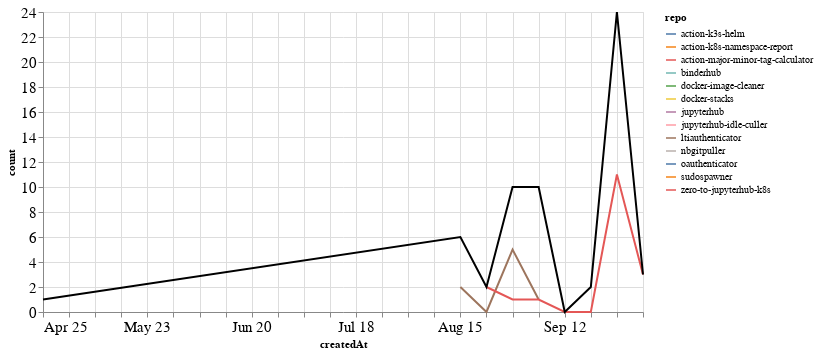

This figure's notebook cell:
### Markdown cell above
### PRs

### Code cell
prs_time = prs.groupby('repo').resample('W', on='createdAt').count()['author'].reset_index()
prs_time = prs_time.rename(columns={'author': 'count'})
prs_time_total = prs_time.groupby('createdAt').agg({"count": "sum"}).reset_index()

ch1 = alt.Chart(prs_time, width=600).mark_line().encode(
    x='createdAt',
    y='count',
    color='repo',
    tooltip="repo"
)

ch2 = alt.Chart(prs_time_total, width=600).mark_line(color="black").encode(
    x='createdAt',
    y='count',
)

ch1 + ch2

### Figure 1 — Vega-Lite specification as saved in the notebook (floating-point values rounded to 4 significant figures)
{"config": {"axisLeft": {"labelFontSize": 15}, "axisBottom": {"labelFontSize": 15}}, "layer": [{"data": {"name": "data-f3bad61e72b288fa6fe1f4b5b1941758"}, "mark": "line", "encoding": {"color": {"type": "nominal", "field": "repo"}, "tooltip": {"type": "nominal", "field": "repo"}, "x": {"type": "temporal", "field": "createdAt"}, "y": {"type": "quantitative", "field": "count"}}, "width": 600}, {"data": {"name": "data-e8ec4f625c1bbd61a14f24fba6dd4af2"}, "mark": {"type": "line", "color": "black"}, "encoding": {"x": {"type": "temporal", "field": "createdAt"}, "y": {"type": "quantitative", "field": "count"}}, "width": 600}], "$schema": "https://vega.github.io/schema/vega-lite/v4.8.1.json", "datasets": {"data-f3bad61e72b288fa6fe1f4b5b1941758": [{"repo": "action-k3s-helm", "createdAt": "2021-08-15T00:00:00", "count": 1}, {"repo": "action-k8s-namespace-report", "createdAt": "2021-09-26T00:00:00", "count": 1}, {"repo": "action-major-minor-tag-calculator", "createdAt": "2021-09-26T00:00:00", "count": 1}, {"repo": "binderhub", "createdAt": "2021-09-26T00:00:00", "count": 10}, {"repo": "docker-image-cleaner", "createdAt": "2021-09-19T00:00:00", "count": 2}, {"repo": "docker-stacks", "createdAt": "2021-08-15T00:00:00", "count": 2}, {"repo": "jupyterhub", "createdAt": "2021-08-29T00:00:00", "count": 4}, {"repo": "jupyterhub-idle-culler", "createdAt": "2021-09-26T00:00:00", "count": 1}, {"repo": "ltiauthenticator", "createdAt": "2021-08-15T00:00:00", "count": 2}, {"repo": "ltiauthenticator", "createdAt": "2021-08-22T00:00:00", "count": 0}, {"repo": "ltiauthenticator", "createdAt": "2021-08-29T00:00:00", "count": 5}, {"repo": "ltiauthenticator", "createdAt": "2021-09-05T00:00:00", "count": 1}, {"repo": "nbgitpuller", "createdAt": "2021-09-05T00:00:00", "count": 8}, {"repo": "oauthenticator", "createdAt": "2021-08-15T00:00:00", "count": 1}, {"repo": "sudospawner", "createdAt": "2021-04-25T00:00:00", "count": 1}, {"repo": "zero-to-jupyterhub-k8s", "createdAt": "2021-08-22T00:00:00", "count": 2}, {"repo": "zero-to-jupyterhub-k8s", "createdAt": "2021-08-29T00:00:00", "count": 1}, {"repo": "zero-to-jupyterhub-k8s", "createdAt": "2021-09-05T00:00:00", "count": 1}, {"repo": "zero-to-jupyterhub-k8s", "createdAt": "2021-09-12T00:00:00", "count": 0}, {"repo": "zero-to-jupyterhub-k8s", "createdAt": "2021-09-19T00:00:00", "count": 0}, {"repo": "zero-to-jupyterhub-k8s", "createdAt": "2021-09-26T00:00:00", "count": 11}, {"repo": "zero-to-jupyterhub-k8s", "createdAt": "2021-10-03T00:00:00", "count": 3}], "data-e8ec4f625c1bbd61a14f24fba6dd4af2": [{"createdAt": "2021-04-25T00:00:00", "count": 1}, {"createdAt": "2021-08-15T00:00:00", "count": 6}, {"createdAt": "2021-08-22T00:00:00", "count": 2}, {"createdAt": "2021-08-29T00:00:00", "count": 10}, {"createdAt": "2021-09-05T00:00:00", "count": 10}, {"createdAt": "2021-09-12T00:00:00", "count": 0}, {"createdAt": "2021-09-19T00:00:00", "count": 2}, {"createdAt": "2021-09-26T00:00:00", "count": 24}, {"createdAt": "2021-10-03T00:00:00", "count": 3}]}}
